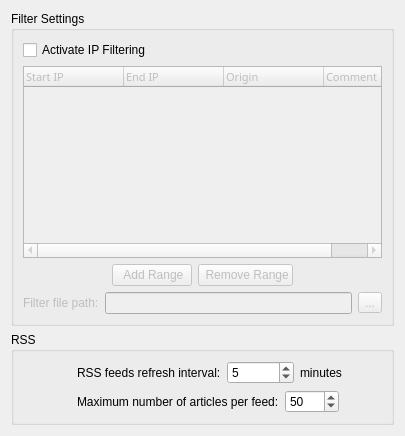
     <widget class="QWidget" name="tab_4" >
      <attribute name="title" >
       <string>Misc</string>
      </attribute>
      <attribute name="icon" >
       <iconset resource="icons.qrc" >:/Icons/configure.png</iconset>
      </attribute>
      <layout class="QVBoxLayout" >
       <item>
        <widget class="QGroupBox" name="filterBox" >
         <property name="enabled" >
          <bool>true</bool>
         </property>
         <property name="title" >
          <string>Filter Settings</string>
         </property>
         <layout class="QVBoxLayout" >
          <property name="spacing" >
           <number>6</number>
          </property>
          <property name="leftMargin" >
           <number>9</number>
          </property>
          <property name="topMargin" >
           <number>9</number>
          </property>
          <property name="rightMargin" >
           <number>9</number>
          </property>
          <property name="bottomMargin" >
           <number>9</number>
          </property>
          <item>
           <widget class="QCheckBox" name="checkIPFilter" >
            <property name="text" >
             <string>Activate IP Filtering</string>
            </property>
            <property name="icon" >
             <iconset resource="icons.qrc" >:/Icons/filter.png</iconset>
            </property>
           </widget>
          </item>
          <item>
           <widget class="QTreeWidget" name="filtersList" >
            <property name="enabled" >
             <bool>false</bool>
            </property>
            <property name="minimumSize" >
             <size>
              <width>0</width>
              <height>171</height>
             </size>
            </property>
            <property name="font" >
             <font>
              <family>Sans Serif</family>
              <pointsize>8</pointsize>
              <weight>50</weight>
              <italic>false</italic>
              <bold>false</bold>
              <underline>false</underline>
              <strikeout>false</strikeout>
             </font>
            </property>
            <property name="selectionMode" >
             <enum>QAbstractItemView::ExtendedSelection</enum>
            </property>
            <property name="itemsExpandable" >
             <bool>false</bool>
            </property>
            <column>
             <property name="text" >
              <string>Start IP</string>
             </property>
            </column>
            <column>
             <property name="text" >
              <string>End IP</string>
             </property>
            </column>
            <column>
             <property name="text" >
              <string>Origin</string>
             </property>
            </column>
            <column>
             <property name="text" >
              <string>Comment</string>
             </property>
            </column>
           </widget>
          </item>
          <item>
           <layout class="QHBoxLayout" >
            <property name="spacing" >
             <number>6</number>
            </property>
            <property name="leftMargin" >
             <number>0</number>
            </property>
            <property name="topMargin" >
             <number>0</number>
            </property>
            <property name="rightMargin" >
             <number>0</number>
            </property>
            <property name="bottomMargin" >
             <number>0</number>
            </property>
            <item>
             <spacer>
              <property name="orientation" >
               <enum>Qt::Horizontal</enum>
              </property>
              <property name="sizeHint" >
               <size>
                <width>40</width>
                <height>20</height>
               </size>
              </property>
             </spacer>
            </item>
            <item>
             <widget class="QPushButton" name="addFilterRangeButton" >
              <property name="enabled" >
               <bool>false</bool>
              </property>
              <property name="text" >
               <string> Add Range</string>
              </property>
              <property name="icon" >
               <iconset resource="icons.qrc" >:/Icons/skin/add.png</iconset>
              </property>
             </widget>
            </item>
            <item>
             <widget class="QPushButton" name="delFilterRangeButton" >
              <property name="enabled" >
               <bool>false</bool>
              </property>
              <property name="text" >
               <string> Remove Range</string>
              </property>
              <property name="icon" >
               <iconset resource="icons.qrc" >:/Icons/skin/remove.png</iconset>
              </property>
             </widget>
            </item>
            <item>
             <spacer>
              <property name="orientation" >
               <enum>Qt::Horizontal</enum>
              </property>
              <property name="sizeHint" >
               <size>
                <width>40</width>
                <height>20</height>
               </size>
              </property>
             </spacer>
            </item>
           </layout>
          </item>
          <item>
           <layout class="QHBoxLayout" >
            <property name="spacing" >
             <number>6</number>
            </property>
            <property name="leftMargin" >
             <number>0</number>
            </property>
            <property name="topMargin" >
             <number>0</number>
            </property>
            <property name="rightMargin" >
             <number>0</number>
            </property>
            <property name="bottomMargin" >
             <number>0</number>
            </property>
            <item>
             <widget class="QLabel" name="lblFilterPath" >
              <property name="enabled" >
               <bool>false</bool>
              </property>
              <property name="text" >
               <string>Filter file path:</string>
              </property>
             </widget>
            </item>
            <item>
             <widget class="QLineEdit" name="textFilterPath" >
              <property name="enabled" >
               <bool>false</bool>
              </property>
             </widget>
            </item>
            <item>
             <widget class="QToolButton" name="browseFilterButton" >
              <property name="enabled" >
               <bool>false</bool>
              </property>
              <property name="text" >
               <string>...</string>
              </property>
             </widget>
            </item>
           </layout>
          </item>
         </layout>
        </widget>
       </item>
       <item>
        <widget class="QGroupBox" name="groupRSS" >
         <property name="title" >
          <string>RSS</string>
         </property>
         <layout class="QVBoxLayout" >
          <item>
           <layout class="QHBoxLayout" >
            <item>
             <widget class="QLabel" name="label_4" >
              <property name="minimumSize" >
               <size>
                <width>48</width>
                <height>48</height>
               </size>
              </property>
              <property name="maximumSize" >
               <size>
                <width>48</width>
                <height>48</height>
               </size>
              </property>
              <property name="text" >
               <string/>
              </property>
              <property name="pixmap" >
               <pixmap resource="icons.qrc" >:/Icons/rss32.png</pixmap>
              </property>
              <property name="scaledContents" >
               <bool>true</bool>
              </property>
             </widget>
            </item>
            <item>
             <layout class="QVBoxLayout" >
              <item>
               <layout class="QHBoxLayout" >
                <item>
                 <widget class="QLabel" name="label" >
                  <property name="text" >
                   <string>RSS feeds refresh interval:</string>
                  </property>
                 </widget>
                </item>
                <item>
                 <widget class="QSpinBox" name="spinRSSRefresh" >
                  <property name="minimum" >
                   <number>1</number>
                  </property>
                  <property name="maximum" >
                   <number>999999</number>
                  </property>
                  <property name="value" >
                   <number>5</number>
                  </property>
                 </widget>
                </item>
                <item>
                 <widget class="QLabel" name="label_2" >
                  <property name="text" >
                   <string>minutes</string>
                  </property>
                 </widget>
                </item>
                <item>
                 <spacer>
                  <property name="orientation" >
                   <enum>Qt::Horizontal</enum>
                  </property>
                  <property name="sizeHint" >
                   <size>
                    <width>40</width>
                    <height>20</height>
                   </size>
                  </property>
                 </spacer>
                </item>
               </layout>
              </item>
              <item>
               <layout class="QHBoxLayout" >
                <item>
                 <widget class="QLabel" name="label_3" >
                  <property name="text" >
                   <string>Maximum number of articles per feed:</string>
                  </property>
                 </widget>
                </item>
                <item>
                 <widget class="QSpinBox" name="spinRSSMaxArticlesPerFeed" >
                  <property name="maximum" >
                   <number>9999</number>
                  </property>
                  <property name="value" >
                   <number>50</number>
                  </property>
                 </widget>
                </item>
                <item>
                 <spacer>
                  <property name="orientation" >
                   <enum>Qt::Horizontal</enum>
                  </property>
                  <property name="sizeHint" >
                   <size>
                    <width>40</width>
                    <height>20</height>
                   </size>
                  </property>
                 </spacer>
                </item>
               </layout>
              </item>
             </layout>
            </item>
           </layout>
          </item>
         </layout>
        </widget>
       </item>
      </layout>
     </widget>
